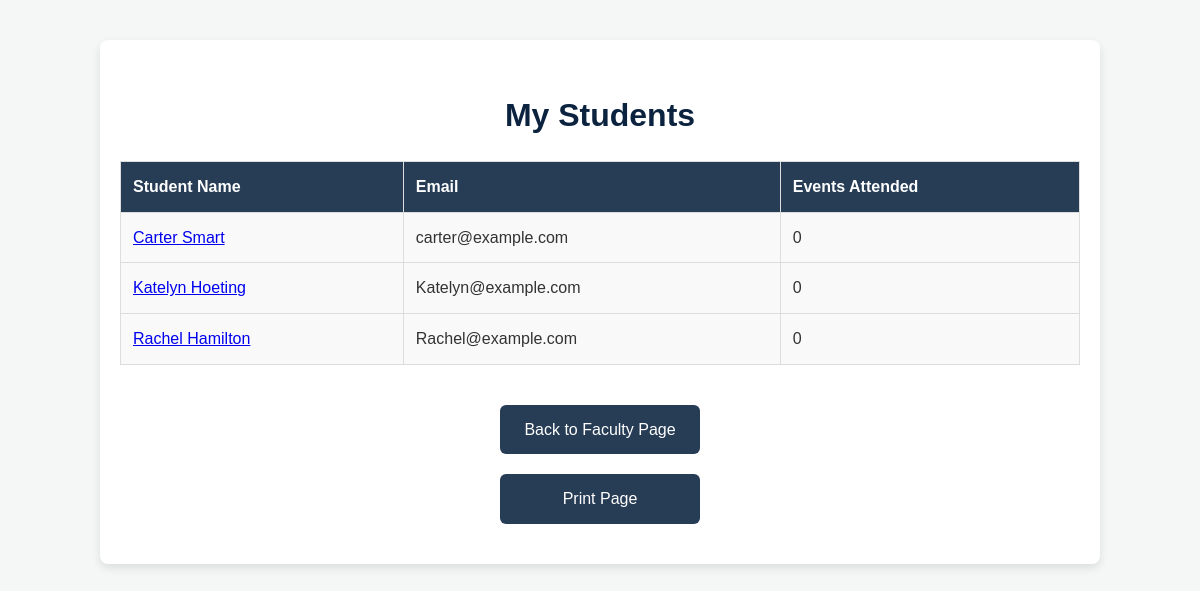
The app's page /my_students, older data.
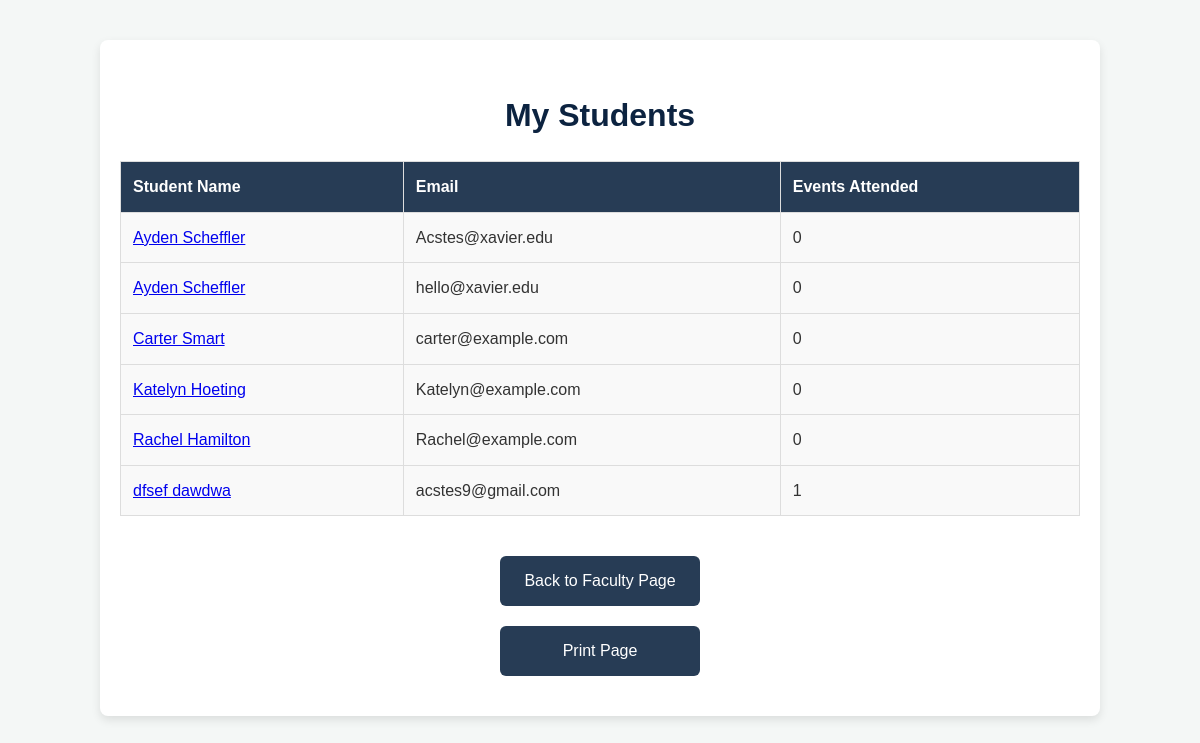
The same page, newer data.
### tables this page shows
CREATE TABLE users (
    id INTEGER PRIMARY KEY AUTOINCREMENT,
    firstName TEXT NOT NULL,
    lastName TEXT NOT NULL,
    password TEXT NOT NULL,
    email TEXT UNIQUE NOT NULL,
    role TEXT NOT NULL CHECK (role IN ('student', 'admin'))
);

### flask_intro.py (the view)
@app.route('/my_students')
def my_students():
    db = get_db()
    students = db.execute("""
        SELECT
            u.firstName || ' ' || u.lastName AS name,
            u.email,
            COUNT(a.event_id) AS events_attended
        FROM users u
        LEFT JOIN attendance a ON u.email = a.email
        WHERE u.role = 'student'
        GROUP BY u.email
        ORDER BY name ASC
    """).fetchall()
    return render_template('MyStudents.html', students=students)

### flask_intro.py (called while the page is built)
def get_db():
    if 'sqlite_db' not in g:
        g.sqlite_db = sqlite3.connect(
            DB_PATH,
            detect_types=sqlite3.PARSE_DECLTYPES
        )
        g.sqlite_db.row_factory = sqlite3.Row
    return g.sqlite_db

### templates/MyStudents.html (shortened to what this page needs)
<!DOCTYPE html>
<html lang="en">
<head>
</head>
<body>
<div class="container">
    <h1>My Students</h1>
    <div class="table-container">
        <table>
            <thead>
                <tr>
                    <th>Student Name</th>
                    <th>Email</th>
                    <th>Events Attended</th>
                </tr>
            </thead>
            <tbody>
                {% for student in students %}
                <tr>
                    <td><a href="{{ url_for('my_activities_for_faculty') }}">{{ student.name }}</a></td>
                    <td>{{ student.email }}</td>
                    <td>{{ student.events_attended }}</td>
                </tr>
                {% endfor %}
            </tbody>
        </table>
    </div>
    <a href="/faculty" class="button">Back to Faculty Page</a>
    <a href="javascript:void(0);" class="print-btn" onclick="window.print();">Print Page</a>
</div>
</body>
</html>

### templates/MyStudents.html (style rules this page uses)
* { box-sizing: border-box; margin: 0; padding: 0; font-family: 'PP Neue Montreal', sans-serif; }
body { background-color: #f4f7f6; color: #333; font-size: 16px; line-height: 1.6; }
h1 { text-align: center; color: #0c2340; font-size: 2rem; margin-top: 30px; }
.container { max-width: 1000px; margin: 40px auto; padding: 20px; background-color: white; border-radius: 8px; box-shadow: 0 4px 10px rgba(0, 0, 0, 0.1); }
.table-container { overflow-x: auto; }
table { width: 100%; border-collapse: collapse; margin: 20px 0; }
table, th, td { border: 1px solid #ddd; }
th, td { padding: 12px; text-align: left; }
th { background-color: #0c2340e2; color: white; font-weight: bold; }
td { background-color: #f9f9f9; }
.button, .print-btn { display: block; width: 200px; padding: 12px; text-align: center; border-radius: 6px; font-size: 1rem; margin: 20px auto; cursor: pointer; transition: background-color 0.3s ease; }
.button { background-color: #0c2340e2; color: white; text-decoration: none; }
.print-btn { background-color: #0c2340e2; color: white; text-decoration: none; }

Row changes from the older to the newer data that the page shows:
added users: name "Ayden Scheffler", email "Acstes@xavier.edu", events_attended "0"
added users: name "Ayden Scheffler", email "hello@xavier.edu", events_attended "0"
added users: name "dfsef dawdwa", email "acstes9@gmail.com", events_attended "1"
